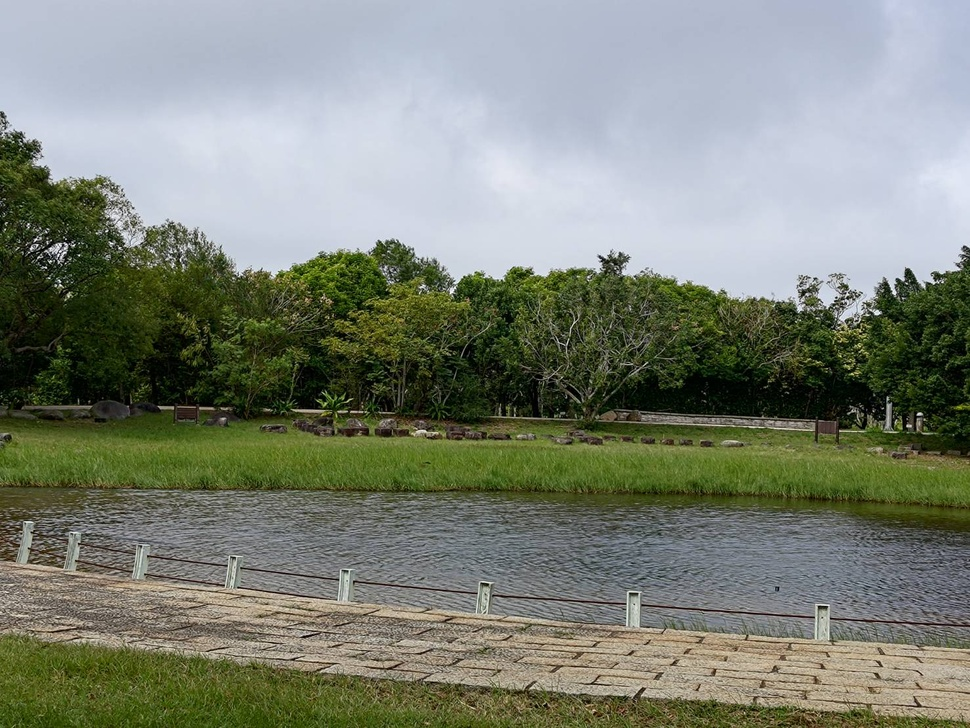
#> input picture 1.jpg, 970 x 728 px, shrunk from 1477 x 1108 before the run
$ python merge.py
#> lines starting #> are read from the running program, lines starting #| are printed output that depends on the picture
import cv2
import numpy as np
# import matplotlib.pyplot as plt

# 定義滑鼠點擊事件的回調函數
# [179 lines left out: functions get_coordinates, calculate_affine_transform, merge_images, bilinear_interpolation, apply_affine_transform, not called in this run]


click_count = 0
current_image = 1
points_img1 = [] #1號照片對應點
points_img2 = [] #1號照片和2號照片對應點
points_img2_2 = [] #2號照片和3號照片對應點
points_img3 = [] #3號照片對應點
step = 1

img1 = cv2.imread("1.jpg")
#> img1 is the input picture: shape (728, 970, 3); mean B, G, R 118.7, 131.2, 125.4
img2 = cv2.imread("2.jpg")
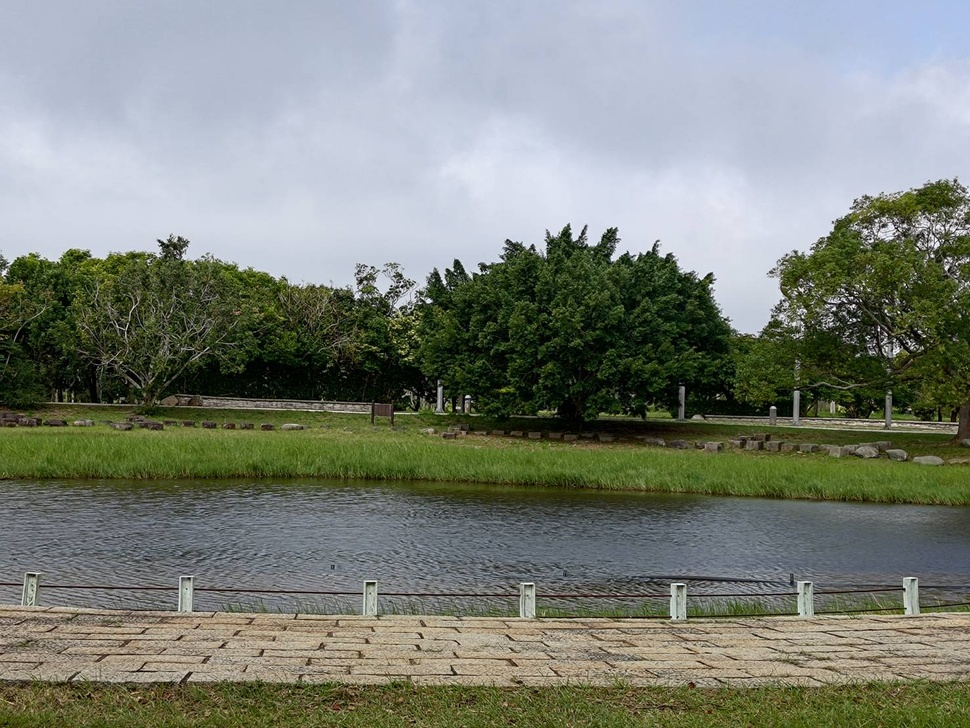
#> input picture 2.jpg, 970 x 728 px, shrunk from 1477 x 1108 before the run
#> img2 is the input picture: shape (728, 970, 3); mean B, G, R 120.5, 130, 124.4
img3 = cv2.imread("3.jpg")
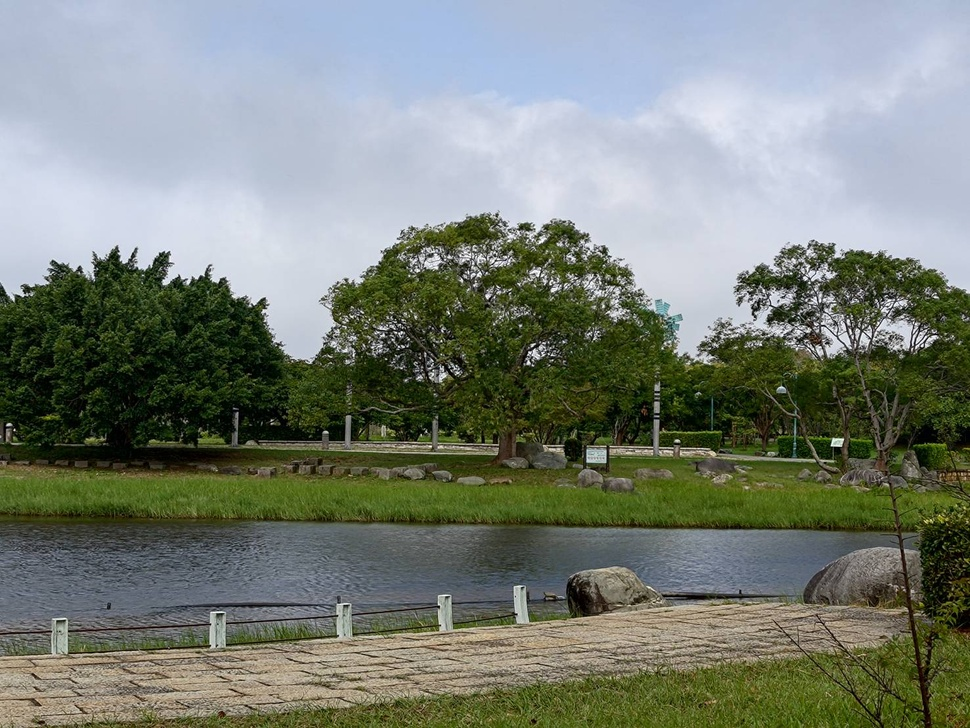
#> input picture 3.jpg, 970 x 728 px, shrunk from 1477 x 1108 before the run
#> img3 is the input picture: shape (728, 970, 3); mean B, G, R 120, 129.2, 122.1

image_copy = img1.copy()


# 設置視窗名稱並綁定滑鼠事件
cv2.namedWindow('Image')
cv2.setMouseCallback('Image', get_coordinates)

# 顯示圖片
while True:
    cv2.imshow('Image', image_copy)
    if cv2.waitKey(1) & 0xFF == 27:  # 按 Esc 鍵退出
#> (key Esc is pressed here)
        break

cv2.destroyAllWindows()
